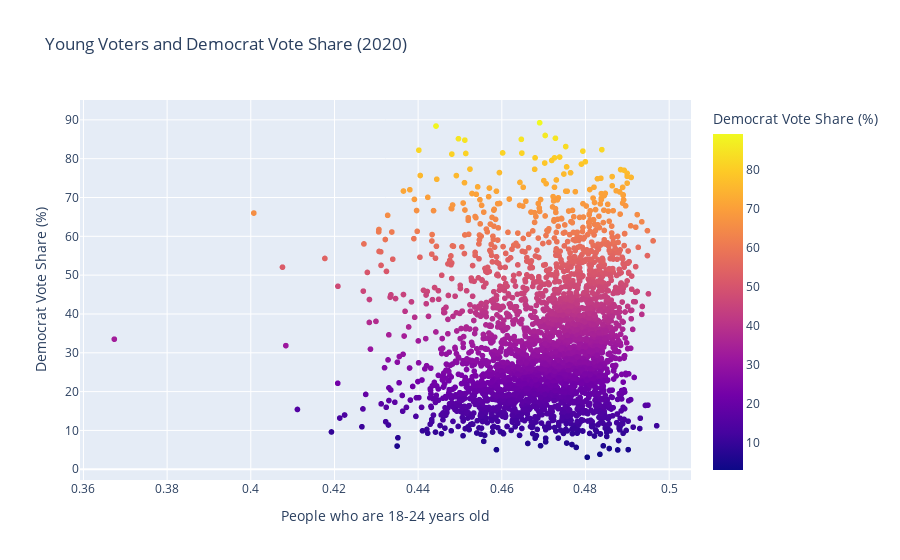

Write notebook code for a chart like this one.
### Code cell
# Create the scatter plot
fig = px.scatter(
    educ,
    x="Young_Voters",
    y="Democrat_Vote_Share",
    color="Democrat_Vote_Share",
    hover_data=["state_name", "county_name"],
    title="Young Voters and Democrat Vote Share (2020)",
    labels={
        "Young_Voters": "People who are 18-24 years old",
        "Democrat_Vote_Share": "Democrat Vote Share (%)",
    },
)

fig.show()

### Figure 1 — Plotly figure (JSON) as saved in the notebook; plotly's stock layout.template omitted (floating-point values rounded to 4 significant figures; data arrays with more than 128 entries replaced by an {"elided": "..."} marker saying what was removed)
{"data": [{"customdata": {"elided": "3105x2 str values"}, "hovertemplate": "People who are 18-24 years old=%{x}<br>Democrat Vote Share (%)=%{marker.color}<br>state_name=%{customdata[0]}<br>county_name=%{customdata[1]}<extra></extra>", "legendgroup": "", "marker": {"color": {"elided": "3105 float values"}, "coloraxis": "coloraxis", "symbol": "circle"}, "mode": "markers", "name": "", "showlegend": false, "type": "scattergl", "x": {"elided": "3105 float values"}, "xaxis": "x", "y": {"elided": "3105 float values"}, "yaxis": "y"}], "layout": {"coloraxis": {"colorbar": {"title": {"text": "Democrat Vote Share (%)"}}, "colorscale": [[0, "#0d0887"], [0.1111, "#46039f"], [0.2222, "#7201a8"], [0.3333, "#9c179e"], [0.4444, "#bd3786"], [0.5556, "#d8576b"], [0.6667, "#ed7953"], [0.7778, "#fb9f3a"], [0.8889, "#fdca26"], [1, "#f0f921"]]}, "legend": {"tracegroupgap": 0}, "title": {"text": "Young Voters and Democrat Vote Share (2020)"}, "xaxis": {"anchor": "y", "domain": [0, 1], "title": {"text": "People who are 18-24 years old"}}, "yaxis": {"anchor": "x", "domain": [0, 1], "title": {"text": "Democrat Vote Share (%)"}}}}
